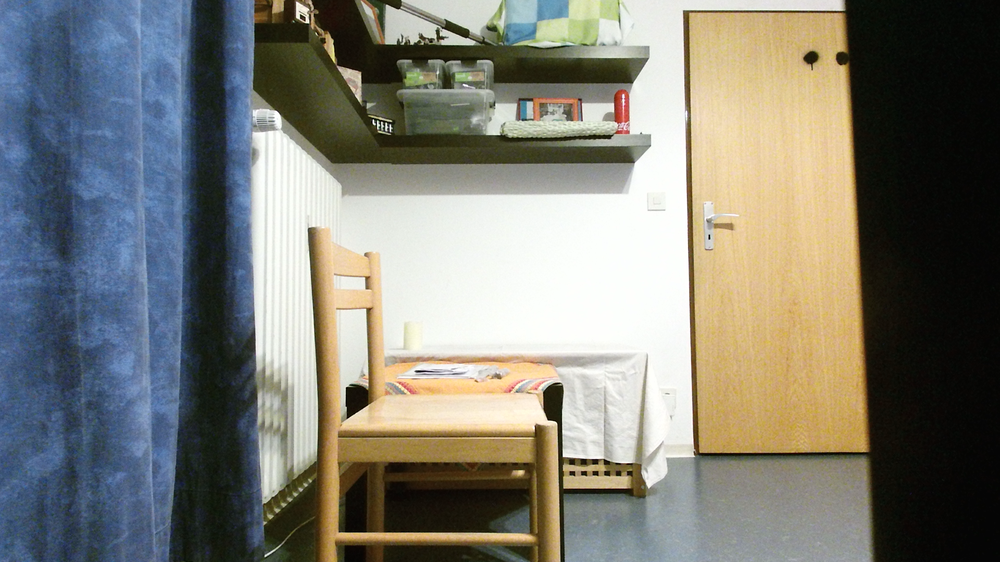
#> input picture TopDownTracking/data/1607447302.png, 1000 x 562 px, shrunk from 1920 x 1080 before the run
$ jupyter execute opencv.ipynb
#> lines starting #> are read from the running program, lines starting #| are printed output that depends on the picture; after the words box and inside, x2 and y2 are one past the last pixel; in counts of white or black regions, pixels touching at a corner belong together
[cell 1]
import sys
print("Python version")
print (sys.version)
print("Version info.")
print (sys.version_info)

[cell 2]
import os
os.sys.path

[cell 3]
sys.path.append('/usr/local/lib/python3.9/site-packages')
import cv2

[cell 4]
from __future__ import print_function
from ipywidgets import interact, interactive, fixed, interact_manual
import ipywidgets as widgets

[cell 5]
import numpy as np
import cv2 as cv
from matplotlib import pyplot as plt

plt.rcParams['figure.figsize'] = [15, 10]

def cannyUpdate(x):
    edges = cv.Canny(img,x,200)

    plt.subplot(121)
    plt.imshow(img,cmap = 'gray')
    plt.title('Original Image')
    plt.xticks([])
    plt.yticks([])

    plt.subplot(122)
    plt.imshow(edges,cmap = 'gray')
    plt.title('Edge Image')
    plt.xticks([])
    plt.yticks([])

    plt.show()
    return x

img = cv.imread('../data/1607447302.png',0)
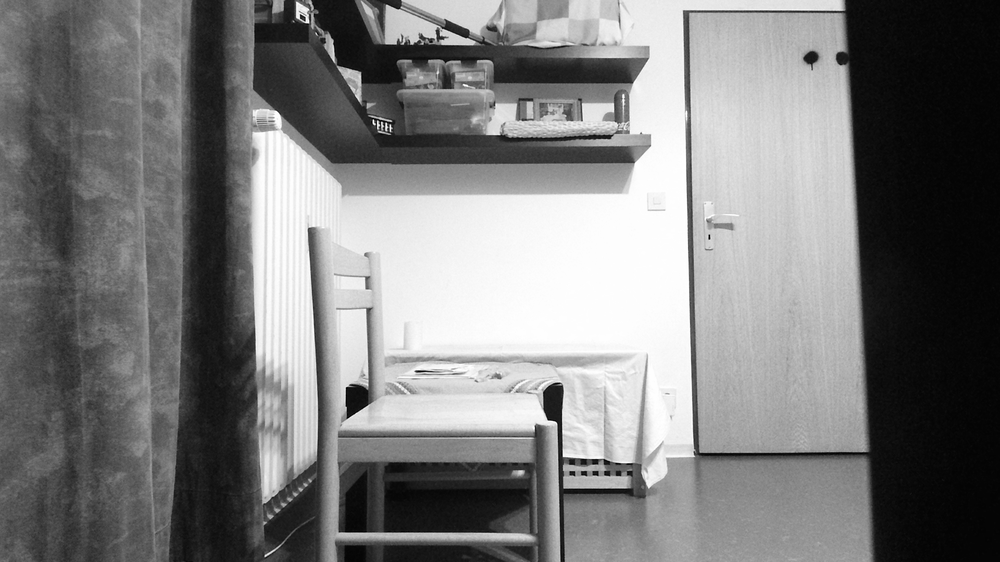
#> img: shape (562, 1000); min 0, max 255, mean 123.9

interact(cannyUpdate, x=(0, 250, 1));
#> the sliders are set to x = 125
#> in cannyUpdate, `edges = cv.Canny(img,x,200)`:
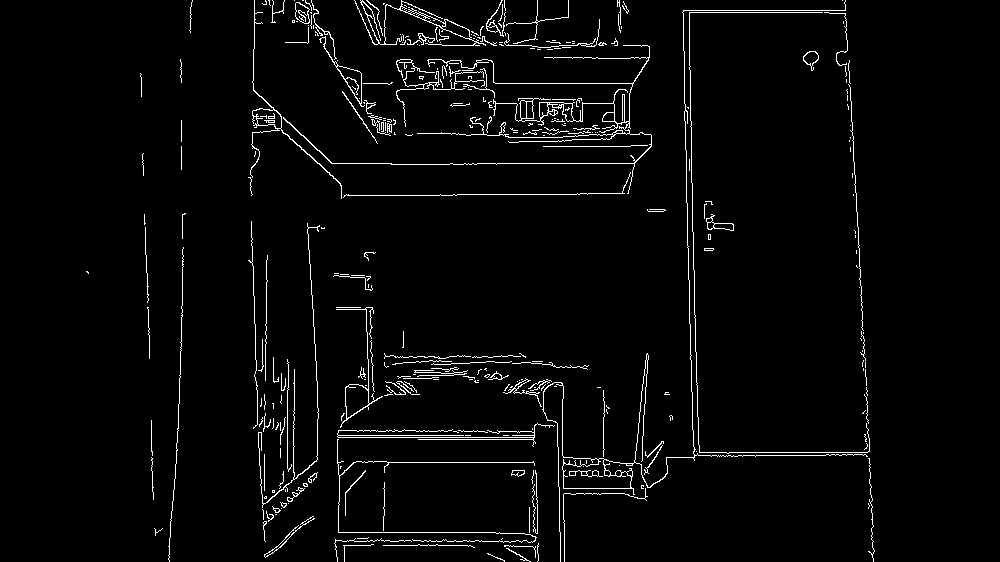
#> edges: shape (562, 1000); 3% white in thin lines or dots, all inside (x1, y1, x2, y2) = (86, 0, 875, 562)
#> in cannyUpdate, `plt.show()`:
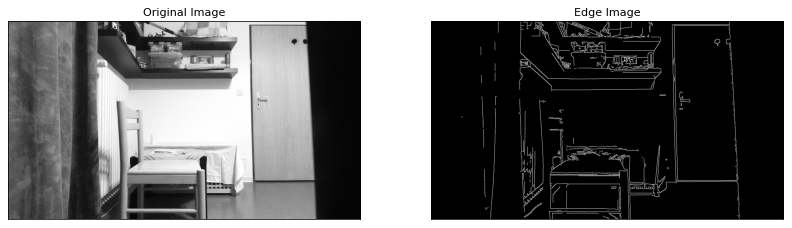
#> figure drawn by matplotlib, 2 panels

$ run again, with TopDownTracking/data/1606824424.png copied over TopDownTracking/data/1607447302.png
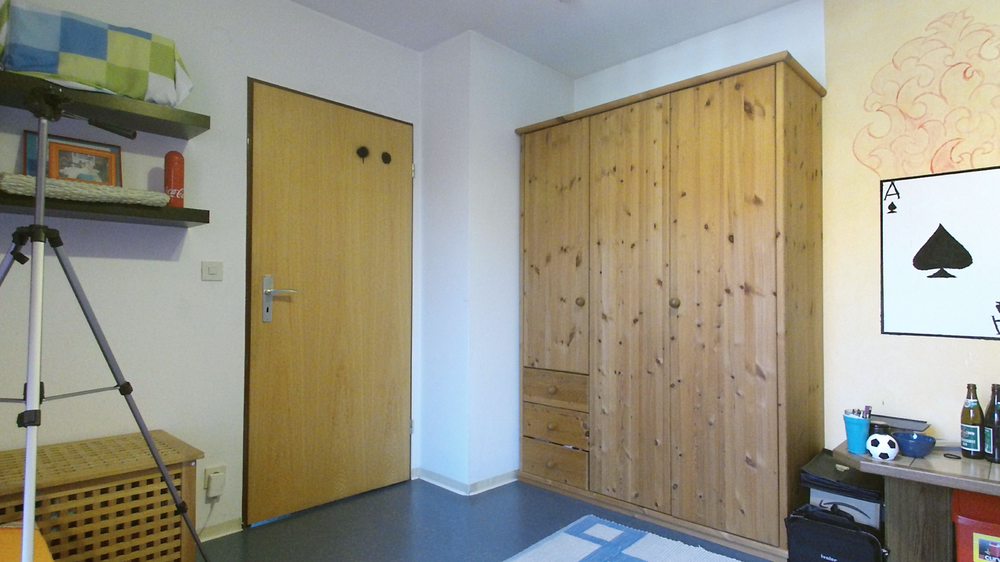
#> input picture TopDownTracking/data/1606824424.png, 1000 x 562 px, shrunk from 1920 x 1080 before the run
#> in cannyUpdate, `edges = cv.Canny(img,x,200)`:
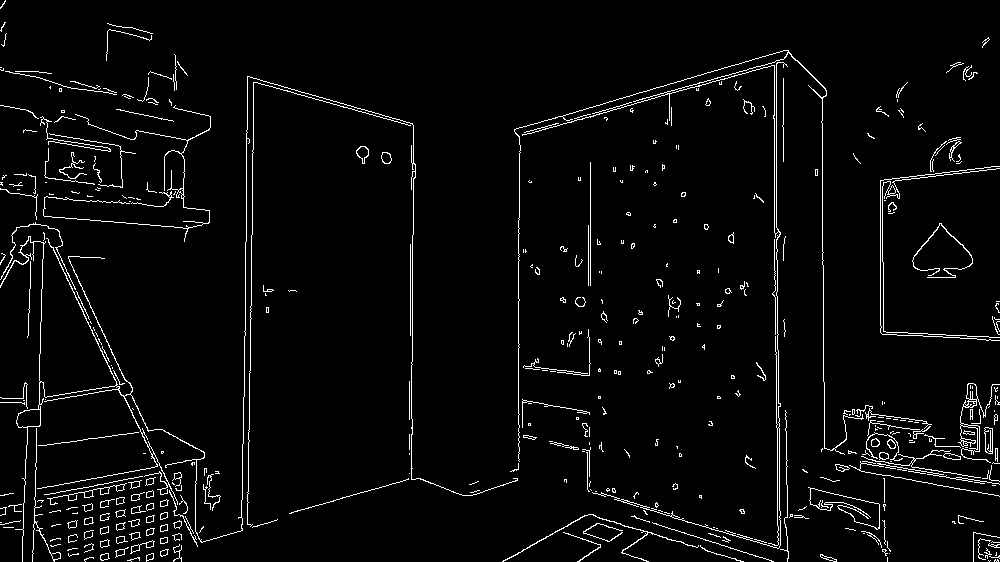
#> edges: shape (562, 1000); 3.5% white in thin lines or dots
#> in cannyUpdate, `plt.show()`:
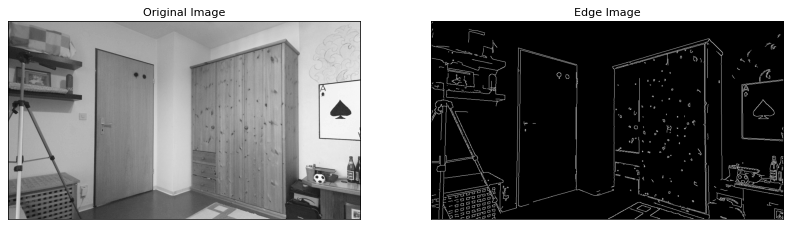
#> figure drawn by matplotlib, 2 panels

$ run again, with TopDownTracking/data/1622821073.png copied over TopDownTracking/data/1607447302.png
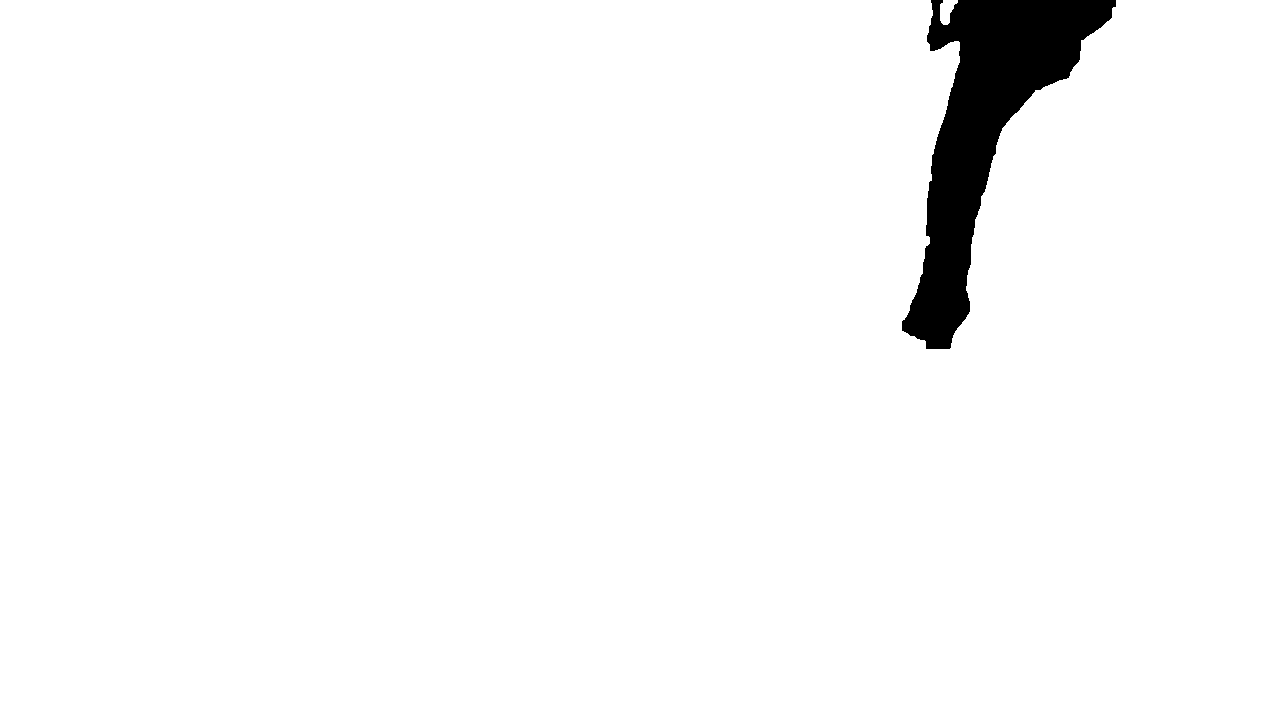
#> input picture TopDownTracking/data/1622821073.png, 1280 x 720 px
#> img: shape (720, 1280); 97.1% white; 1 black region, box (x1, y1, x2, y2) and area: (902, 0, 1116, 349) 26833
#> in cannyUpdate, `edges = cv.Canny(img,x,200)`:
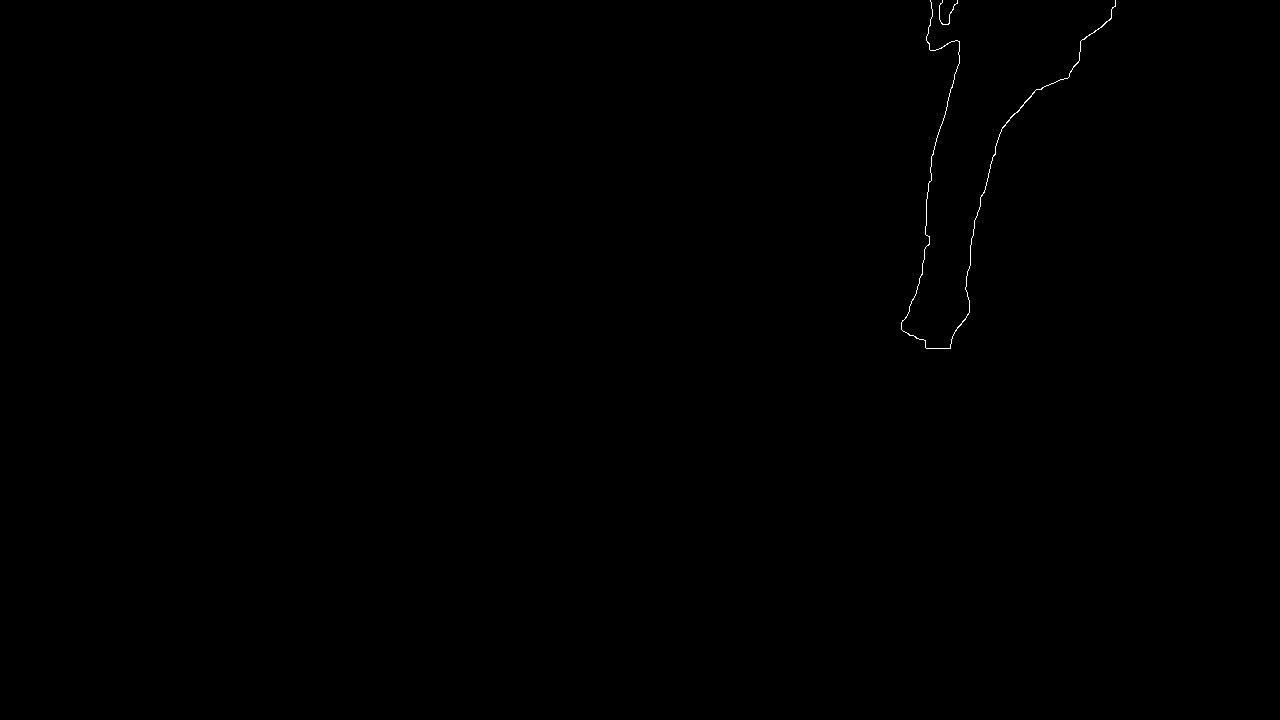
#> edges: shape (720, 1280); 0.1% white in thin lines or dots, all inside (x1, y1, x2, y2) = (901, 0, 1116, 349)
#> in cannyUpdate, `plt.show()`:
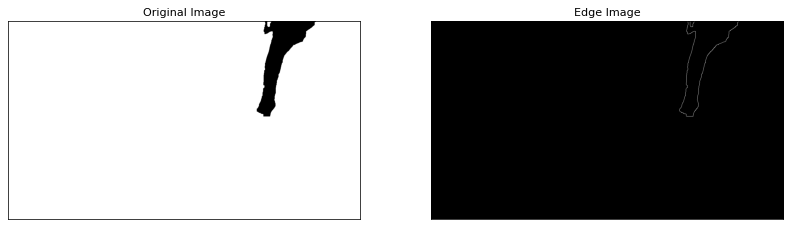
#> figure drawn by matplotlib, 2 panels
